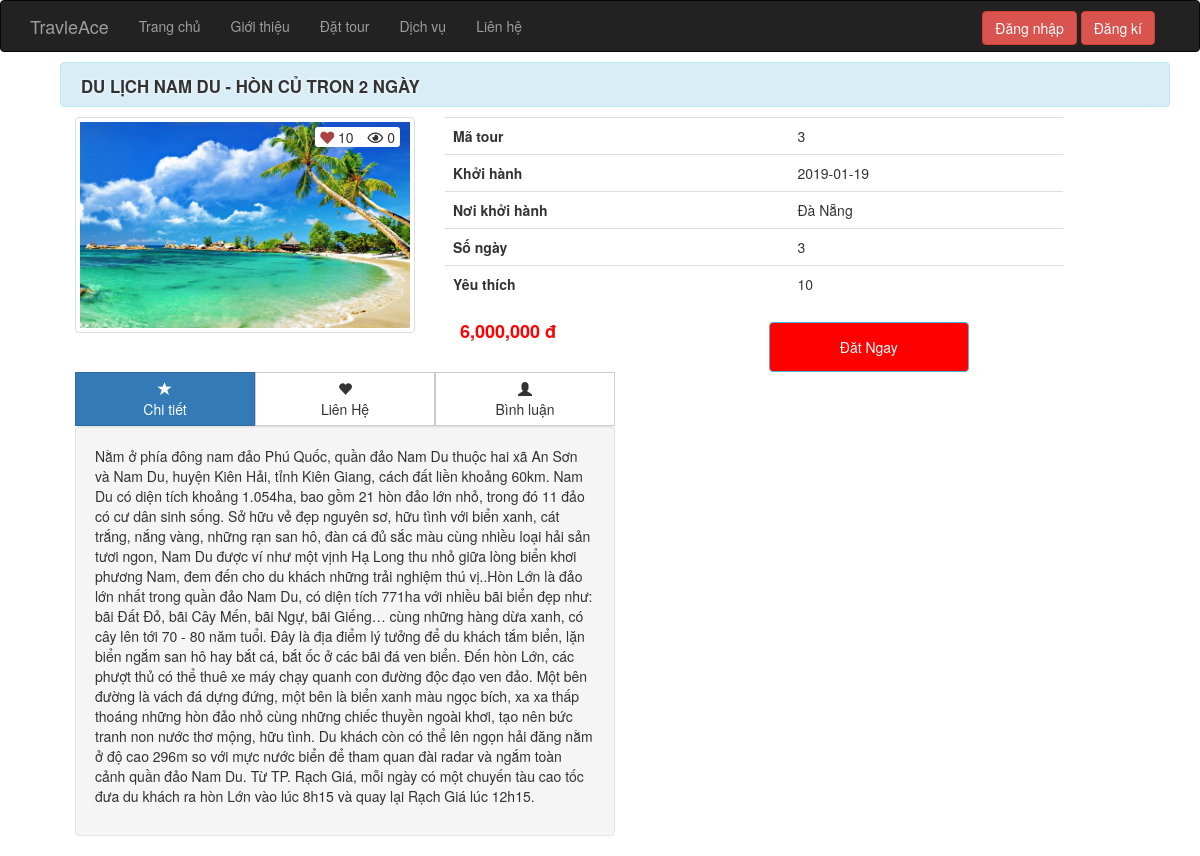
/site/chitiet/index.php?ma_tour=3, run on the app's committed database.
### tables this page shows
CREATE TABLE `tour` (
  `ma_tour` int(11) NOT NULL,
  `ten_tour` varchar(100) NOT NULL,
  `hinh` varchar(50) NOT NULL,
  `ma_kvt` int(11) NOT NULL,
  `gia` float NOT NULL,
  `so_ngay` int(11) NOT NULL,
  `so_luot_xem` int(11) NOT NULL,
  `so_luot_yeu_thich` int(11) NOT NULL,
  `ngay_khoi_hanh` date NOT NULL,
  `noi_khoi_hanh` varchar(50) NOT NULL,
  `chi_tiet` text NOT NULL
);

### site/chitiet/index.php (called while the page is built, shortened)
<?php
require_once "../../global.php";
require_once "../../pdo.php";
require_once "../../dao/chitiet.php";
$ma_tour=$_GET['ma_tour'];
$tour=tour_by_ma_tour($ma_tour);
extract($_REQUEST);
extract($tour);
require "../../layout.php";
 ?>

### pdo.php (called while the page is built, shortened)
<?php
function pdo_get_connection(){
    $dburl = "mysql:host=localhost;dbname=duan;charset=utf8";
    $username = 'root';
    $password = '';
    $conn = new PDO($dburl, $username, $password);
    $conn->setAttribute(PDO::ATTR_ERRMODE, PDO::ERRMODE_EXCEPTION);
    return $conn;
}
function pdo_query_one($sql){
    $sql_args = array_slice(func_get_args(), 1);
    try{
        $conn = pdo_get_connection();
        $stmt = $conn->prepare($sql);
        $stmt->execute($sql_args);
        $row = $stmt->fetch(PDO::FETCH_ASSOC);
        return $row;
    }
    catch(PDOException $e){
        throw $e;
    }
    finally{
        unset($conn);
    }
}

### dao/chitiet.php (called while the page is built, shortened)
<?php
	function tour_by_ma_tour($ma_tour){
		$sql="SELECT * from tour where ma_tour=?";
		return pdo_query_one($sql,$ma_tour);
	}
 ?>

### global.php (called while the page is built, shortened)
<?php
$ROOT_URL = "/duan1";

### site/chitiet/chitiet.php (the view, shortened to what this page needs)
<div class="container">
	<div class="col-md-12 chi-tiet-tour">
		<h3 class="alert-info alert tieu-de-top"><a href="#"><?=$ten_tour?></a></h3>
		<div class="col-md-4 img-tour">
			<img width="100%" class="img-responsive img-thumbnail" src="<?=$ROOT_URL?>/css/images/<?=$hinh?>" alt="">
			<div class="tools">
				<a class="yeu-thich" href="index.php?like&ma_tour=<?=$ma_tour?>">
					<span class="fas fa-heart text-danger "></span>
					<span class="so-luot-yt"><?=$so_luot_yeu_thich?></span>
				</a>
				<a class="luot-xem" href="">
					<span class="far fa-eye"></span>
					<span class="so-luot-xem"><?=$so_luot_xem?></span>
				</a>
			</div>
		</div>
		<div class="col-md-7">
			<table class="table table-hover" border="0">
				<tbody>
					<tr>
						<th class="bold">Mã tour</th>
						<td><?=$ma_tour?></td>
					</tr>
					<tr>
						<th class="bold">Khởi hành</th>
						<td><?=$ngay_khoi_hanh?></td>
					</tr>
					<tr>
						<th class="bold">Nơi khởi hành</th>
						<td><?=$noi_khoi_hanh?></td>
					</tr>
					<tr>
						<th class="bold">Số ngày</th>
						<td><?=$so_ngay?></td>
					</tr>
					<tr>
						<th class="bold">Yêu thích</th>
						<td><?=$so_luot_yeu_thich?></td>
					</tr>
				</tbody>
			</table>
			<div class="col-md-6"><h4 class="gia-tour"> <?=number_format($gia) ?> đ</h4></div>
			<div class="col-md-6 "><button type="button" class="btn-info btn btn-dat-tour">Đăt Ngay</button></div>
		</div>
	</div>
	<div class="container">
	<div class="col-md-6">
    <div class="btn-pref btn-group btn-group-justified btn-group-lg" role="group" aria-label="...">
        <div class="btn-group" role="group">
            <button type="button" id="stars" class="btn btn-primary" href="#tab1" data-toggle="tab"><span class="glyphicon glyphicon-star" aria-hidden="true"></span>
                <div class="hidden-xs">Chi tiết</div>
            </button>
        </div>
        <div class="btn-group" role="group">
            <button type="button" id="favorites" class="btn btn-default" href="#tab2" data-toggle="tab"><span class="glyphicon glyphicon-heart" aria-hidden="true"></span>
                <div class="hidden-xs">Liên Hệ</div>
            </button>
        </div>
        <div class="btn-group" role="group">
            <button type="button" id="following" class="btn btn-default" href="#tab3" data-toggle="tab"><span class="glyphicon glyphicon-user" aria-hidden="true"></span>
                <div class="hidden-xs">Bình luận</div>
            </button>
        </div>
    </div>
        <div class="well">
      <div class="tab-content">
        <div class="tab-pane fade in active" id="tab1">
          <p><?=$chi_tiet?></p>
        </div>
      </div>
    </div>
	</div>
</div>
</div>

### css/main.css (style rules this page uses)
.tieu-de-top { margin: 10px 0; padding: 10px; text-transform: uppercase; text-indent: 10px; font-size: 1.5em; color: #333; text-shadow: 0px 0px 3px white; }

### css/chi_tiet_tour.css (style rules this page uses)
.btn-pref .btn { -webkit-border-radius:0 !important; }
.chi-tiet-tour h3 { font-weight: bold; text-shadow: 0px 0px 4px white; text-transform: uppercase; }
.chi-tiet-tour h3 a { color: #333; font-size: .8em; }
.bold { font-weight: bold; font-size: 1em; }
.gia-tour { padding: 0; margin: 0; color: red; font-weight: bold; }
.btn-dat-tour { background: red; width: 200px; height: 50px; font-size: 1em; }
.img-tour { position: relative; }
.tools { position: absolute; top: 10px; right: 30px; background: #fff; border-radius: 3px; }
.tools a { padding: 0 5px; color: #333; }
.tools a span { font-size: 1em; }
.tools a span.so-luot-yt { font-size: 1em; }

### data on the page
tour: ten_tour "DU LỊCH NAM DU - HÒN CỦ TRON 2 NGÀY", hinh (picture), so_luot_yeu_thich "10", so_luot_xem "0", ma_tour "3", ngay_khoi_hanh "2019-01-19", noi_khoi_hanh "Đà Nẵng", so_ngay "3", gia "6,000,000", chi_tiet "Nằm ở phía đông nam đảo Phú Quốc, quần đảo Nam Du thuộc hai xã An Sơn và Nam Du, huyện Kiên Hải, tỉnh Kiên Giang, cách đất liền khoảng 60km. Nam Du có diện tích khoảng 1.054ha, bao gồm 21 hòn đảo lớn nhỏ, trong đó 11 đảo có cư dân sinh sống. Sở hữu vẻ đẹp nguyên sơ, hữu tình với biển xanh, cát trắng, nắng vàng, những rạn san hô, đàn cá đủ sắc màu cùng nhiều loại hải sản tươi ngon, Nam Du được ví như một vịnh Hạ Long thu nhỏ giữa lòng biển khơi phương Nam, đem đến cho du khách những trải nghiệm thú vị..Hòn Lớn là đảo lớn nhất trong quần đảo Nam Du, có diện tích 771ha với nhiều bãi biển đẹp như: bãi Đất Đỏ, bãi Cây Mến, bãi Ngự, bãi Giếng… cùng những hàng dừa xanh, có cây lên tới 70 - 80 năm…"
